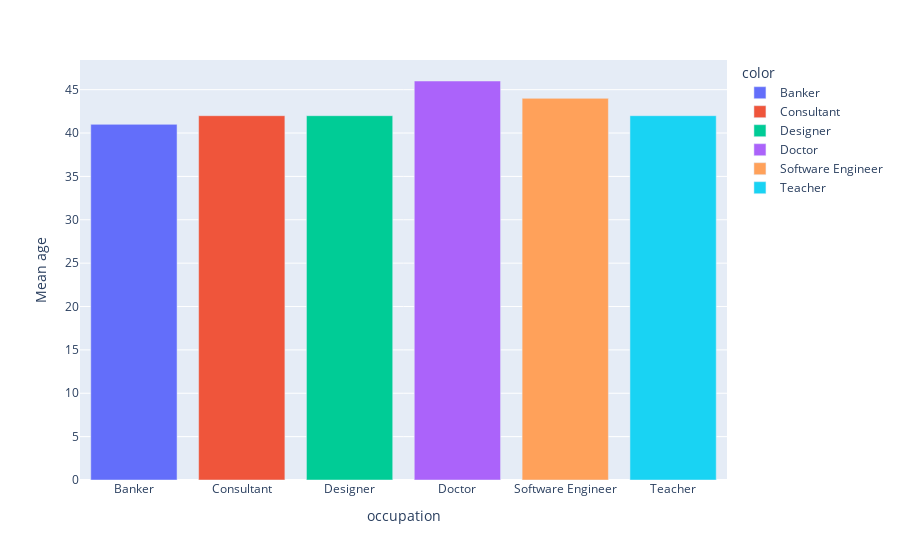

Notebook source saved alongside this figure:
### Code cell
px.bar(x=cust_age.index , y=cust_age.values ,
       labels={"x":"occupation" , "y":"Mean age "}  , 
       color = cust_age.index)

### Figure 1 — Plotly figure (JSON) as saved in the notebook; plotly's stock layout.template omitted (floating-point values rounded to 4 significant figures)
{"data": [{"alignmentgroup": "True", "hovertemplate": "color=Banker<br>occupation=%{x}<br>Mean age =%{y}<extra></extra>", "legendgroup": "Banker", "marker": {"color": "#636efa", "pattern": {"shape": ""}}, "name": "Banker", "offsetgroup": "Banker", "orientation": "v", "showlegend": true, "textposition": "auto", "type": "bar", "x": ["Banker"], "xaxis": "x", "y": [41], "yaxis": "y"}, {"alignmentgroup": "True", "hovertemplate": "color=Consultant<br>occupation=%{x}<br>Mean age =%{y}<extra></extra>", "legendgroup": "Consultant", "marker": {"color": "#EF553B", "pattern": {"shape": ""}}, "name": "Consultant", "offsetgroup": "Consultant", "orientation": "v", "showlegend": true, "textposition": "auto", "type": "bar", "x": ["Consultant"], "xaxis": "x", "y": [42], "yaxis": "y"}, {"alignmentgroup": "True", "hovertemplate": "color=Designer<br>occupation=%{x}<br>Mean age =%{y}<extra></extra>", "legendgroup": "Designer", "marker": {"color": "#00cc96", "pattern": {"shape": ""}}, "name": "Designer", "offsetgroup": "Designer", "orientation": "v", "showlegend": true, "textposition": "auto", "type": "bar", "x": ["Designer"], "xaxis": "x", "y": [42], "yaxis": "y"}, {"alignmentgroup": "True", "hovertemplate": "color=Doctor<br>occupation=%{x}<br>Mean age =%{y}<extra></extra>", "legendgroup": "Doctor", "marker": {"color": "#ab63fa", "pattern": {"shape": ""}}, "name": "Doctor", "offsetgroup": "Doctor", "orientation": "v", "showlegend": true, "textposition": "auto", "type": "bar", "x": ["Doctor"], "xaxis": "x", "y": [46], "yaxis": "y"}, {"alignmentgroup": "True", "hovertemplate": "color=Software Engineer<br>occupation=%{x}<br>Mean age =%{y}<extra></extra>", "legendgroup": "Software Engineer", "marker": {"color": "#FFA15A", "pattern": {"shape": ""}}, "name": "Software Engineer", "offsetgroup": "Software Engineer", "orientation": "v", "showlegend": true, "textposition": "auto", "type": "bar", "x": ["Software Engineer"], "xaxis": "x", "y": [44], "yaxis": "y"}, {"alignmentgroup": "True", "hovertemplate": "color=Teacher<br>occupation=%{x}<br>Mean age =%{y}<extra></extra>", "legendgroup": "Teacher", "marker": {"color": "#19d3f3", "pattern": {"shape": ""}}, "name": "Teacher", "offsetgroup": "Teacher", "orientation": "v", "showlegend": true, "textposition": "auto", "type": "bar", "x": ["Teacher"], "xaxis": "x", "y": [42], "yaxis": "y"}], "layout": {"autosize": true, "barmode": "relative", "legend": {"title": {"text": "color"}, "tracegroupgap": 0}, "margin": {"t": 60}, "xaxis": {"anchor": "y", "autorange": true, "domain": [0, 1], "range": [-0.5, 5.5], "title": {"text": "occupation"}, "type": "category"}, "yaxis": {"anchor": "x", "autorange": true, "domain": [0, 1], "range": [0, 48.42], "title": {"text": "Mean age "}, "type": "linear"}}}
